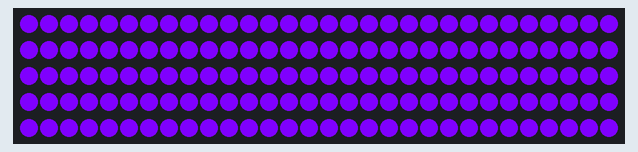
This sketch was run on a simulated Arduino Mega 2560, built with avr-gcc and run on an emulated ATmega2560. Shown: 150 RGB LEDs in strip order, left to right, continuing on the next row. Dim RGB values are drawn brighter than linear.

Above: at 2.8 s.
At 5.6 s:
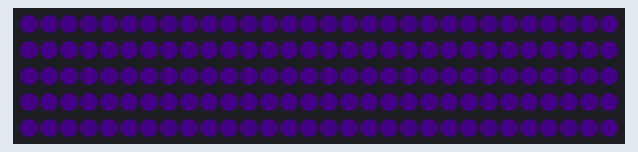

The sketch:

yurt_outside.ino
```cpp
// (licence header left out)
#include <Adafruit_NeoPixel.h>

#define N_CHUNKS  7  // Number of pixels in strand
#define N_PX_TOT 150  // Number of pixels in strand
#define N_PX_CHK  ( N_PX_TOT / N_CHUNKS )  // Number of pixels in strand
#define MIC_PIN   A9  // Microphone is attached to this analog pin
#define LED_PIN    6  // NeoPixel LED strand is connected to this pin
#define DC_OFFSET  0  // DC offset in mic signal - if unusure, leave 0
#define NOISE     10  // Noise/hum/interference in mic signal
#define SAMPLES   50  // Length of buffer for dynamic level adjustment
#define TOP       (N_PX_CHK + 2) // Allow dot to go slightly off scale
#define PEAK_FALL 10  // Rate of peak falling dot

byte
  peak      = 0,      // Used for falling dot
  dotCount  = 0,      // Frame counter for delaying dot-falling speed
  volCount  = 0;      // Frame counter for storing past volume data
int
  vol[SAMPLES],       // Collection of prior volume samples
  lvl       = 10,      // Current "dampened" audio level
  minLvlAvg = 0,      // For dynamic adjustment of graph low & high
  maxLvlAvg = 512;
Adafruit_NeoPixel
  strip = Adafruit_NeoPixel(N_PX_TOT, LED_PIN, NEO_GRB + NEO_KHZ800);

int lightMode = 3; // how many times the button has been pressed

boolean pushed = false;


void setup() {

 // pinMode(0, INPUT_PULLUP); // configure pin to behave as input
  // when button is pushed, run buttonPushed()
  //attachInterrupt(2, buttonPushed, FALLING); // listen for high to low

  // This is only needed on 5V Arduinos (Uno, Leonardo, etc.).
  // Connect 3.3V to mic AND TO AREF ON ARDUINO and enable this
  // line.  Audio samples are 'cleaner' at 3.3V.
  // COMMENT OUT THIS LINE FOR 3.3V ARDUINOS (FLORA, ETC.):
  // analogReference(EXTERNAL);

  memset(vol, 0, sizeof(vol));
  strip.begin();
}

void pulse(uint32_t c, int w) {
  for(uint16_t j=8; j<255; j++) {
    strip.setBrightness(j-1);
    for(uint16_t i=0; i<strip.numPixels(); i++) {
      strip.setPixelColor(i, c);
    }
    strip.show();
    delay(w);
  }
  delay(w*10+50);
  for(uint16_t j=255; j>8; j--) {
    strip.setBrightness(j-1);
    for(uint16_t i=0; i<strip.numPixels(); i++) {
      strip.setPixelColor(i, c);
    }
    strip.show();
    delay(w);
  }
  delay(w*10+50);
}

void buttonPushed() {
  pushed = true;
  lightMode++;
  if (lightMode == 4) lightMode = 1;
}

void mode0(){
    if(pushed){ pushed = false; return; }
    colorWipe(strip.Color(0, 0, 0), 0);
    delay(20);
}
void mode1(){
    if(pushed){ pushed = false; return; }
    rainbow(1);
}
void mode2(){
    if(pushed){ pushed = false; return; }
    for(uint16_t i=0; i<strip.numPixels(); i++) {
      strip.setPixelColor(i, strip.Color(200,200,200));
    }
    strip.show();
}
void mode3(){
      volMeter(3);
}

void loop() {
  //mode3();
  pulse(strip.Color(127, 0, 255), 0);
}

// Fill the dots one after the other with a color
void colorWipe(uint32_t c, uint8_t wait) {
  for(uint16_t i=0; i<strip.numPixels(); i++) {
    strip.setPixelColor(i, c);
    if ( wait ) {
      strip.show();
      delay(wait);
    }
  }
  if ( wait == 0 ) {
    strip.show();
  }
}

void volMeter(int lightMode){
  lightMode = lightMode - 1;
  uint8_t  i;
  uint16_t minLvl, maxLvl;
  int      n, height;
  int startColor, endColor;
  if (lightMode == 2) {
    startColor = 120;
    endColor   = 220;
  }
  if (lightMode == 3) {
    startColor = 220;
    endColor   = 250;
  }
  if (lightMode == 4) {
    startColor = 20;
    endColor   = 60;
  }
  if (lightMode == 5) {
    startColor = 1;
    endColor   = 255;
  }

  n   = analogRead(MIC_PIN);                        // Raw reading from mic
  n   = abs(n - 512 - DC_OFFSET); // Center on zero
  n   = (n <= NOISE) ? 0 : (n - NOISE);             // Remove noise/hum
  lvl = ((lvl * 7) + n) >> 3;    // "Dampened" reading (else looks twitchy)

  // Calculate bar height based on dynamic min/max levels (fixed point):
  height = TOP * (lvl - minLvlAvg) / (long)(maxLvlAvg - minLvlAvg);

  if(height < 0L)       height = 0;      // Clip output
  else if(height > TOP) height = TOP;
  if(height > peak)     peak   = height; // Keep 'peak' dot at top

  // Color pixels based on rainbow gradient
  for(i=0; i<N_PX_CHK; i++) {
    if(i >= height)               setPixelColor(i,   0,   0, 0);
    else setPixelColor(i,Wheel(map(i,0,N_PX_CHK-1,startColor,endColor)));

  }

  // Draw peak dot
  if(peak > 0 && peak <= N_PX_CHK-1) setPixelColor(peak,Wheel(map(peak,0,N_PX_CHK-1,startColor,endColor)));

   strip.show(); // Update strip

  // Every few frames, make the peak pixel drop by 1:
    if(++dotCount >= PEAK_FALL) { //fall rate

      if(peak > 0) peak--;
      dotCount = 0;
    }

  vol[volCount] = n;                      // Save sample for dynamic leveling
  if(++volCount >= SAMPLES) volCount = 0; // Advance/rollover sample counter

  // Get volume range of prior frames
  minLvl = maxLvl = vol[0];
  for(i=1; i<SAMPLES; i++) {
    if(vol[i] < minLvl)      minLvl = vol[i];
    else if(vol[i] > maxLvl) maxLvl = vol[i];
  }
  // minLvl and maxLvl indicate the volume range over prior frames, used
  // for vertically scaling the output graph (so it looks interesting
  // regardless of volume level).  If they're too close together though
  // (e.g. at very low volume levels) the graph becomes super coarse
  // and 'jumpy'...so keep some minimum distance between them (this
  // also lets the graph go to zero when no sound is playing):
  if((maxLvl - minLvl) < TOP) maxLvl = minLvl + TOP;
  minLvlAvg = (minLvlAvg * 63 + minLvl) >> 6; // Dampen min/max levels
  maxLvlAvg = (maxLvlAvg * 63 + maxLvl) >> 6; // (fake rolling average)
}

void setPixelColor(uint16_t n, uint8_t r, uint8_t g, uint8_t b){
  for(uint8_t i = 0; i < N_CHUNKS; i++) {
    if( i % 2 == 0 ) {
      strip.setPixelColor( (n + i * N_PX_CHK ),r,g,b);
    } else {
      strip.setPixelColor( (n + i * N_PX_CHK ),r,g,b);
    }
  }
}

void setPixelColor(uint16_t n, uint32_t c){
  for(uint8_t i = 0; i < N_CHUNKS; i++) {
    if( i % 2 == 0 ) {
      strip.setPixelColor( (n + i * N_PX_CHK ),c);
    } else {
      strip.setPixelColor( (n + i * N_PX_CHK ),c);
    }
  }
}

//Rainbow Program
void rainbow(uint8_t wait) {
  uint16_t i, j;
  for(j=0; j<256; j++) {
    for(i=0; i<strip.numPixels(); i++) {
      strip.setPixelColor(i, Wheel((i+j) & 255));
    }
    strip.show();
    delay(wait);
  }
}

// Rainbow Cycle Program - Equally distributed
void rainbowCycle(uint8_t wait) {
  uint16_t i, j;
  for(j=0; j<256; j++) { // 5 cycles of all colors on wheel
    for(i=0; i< strip.numPixels(); i++) {
      strip.setPixelColor(i, Wheel(((i * 256 / strip.numPixels()) + j) & 255));
    }
    strip.show();
    delay(wait);
  }
}

// Input a value 0 to 255 to get a color value.
// The colors are a transition r - g - b - back to r.
uint32_t Wheel(byte WheelPos) {
  if(WheelPos < 85) {
   return strip.Color(WheelPos * 3, 255 - WheelPos * 3, 0);
  } else if(WheelPos < 170) {
   WheelPos -= 85;
   return strip.Color(255 - WheelPos * 3, 0, WheelPos * 3);
  } else {
   WheelPos -= 170;
   return strip.Color(0, WheelPos * 3, 255 - WheelPos * 3);
  }
}
```

Measured:
- what the display in image 1 shows lasts 2.8 s, from 5.6 s to 8.4 s
